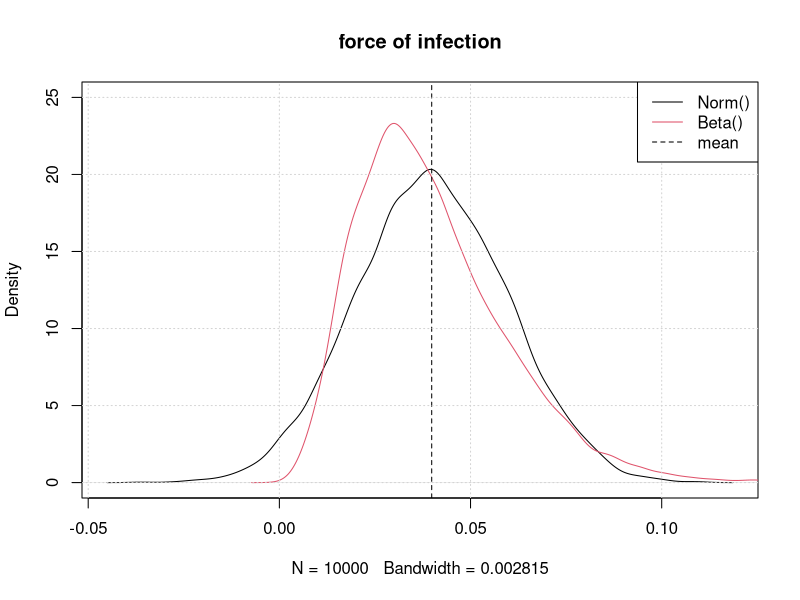
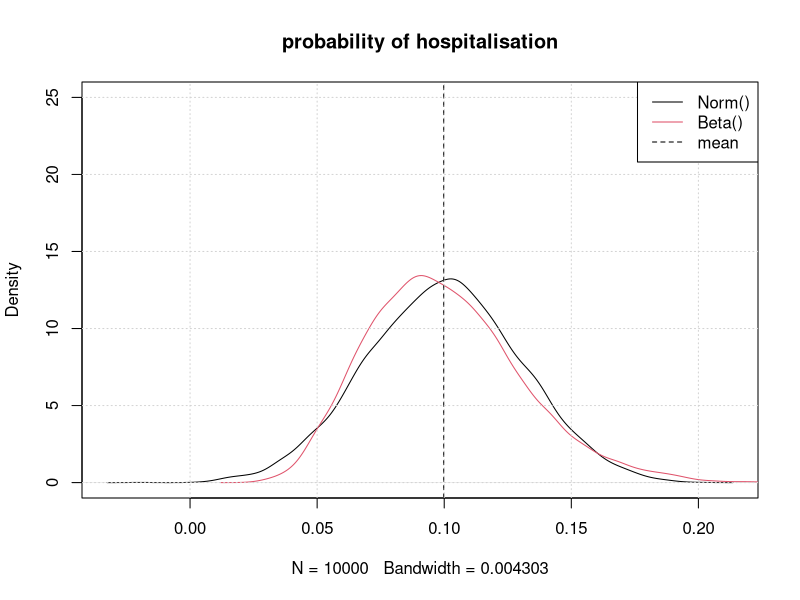
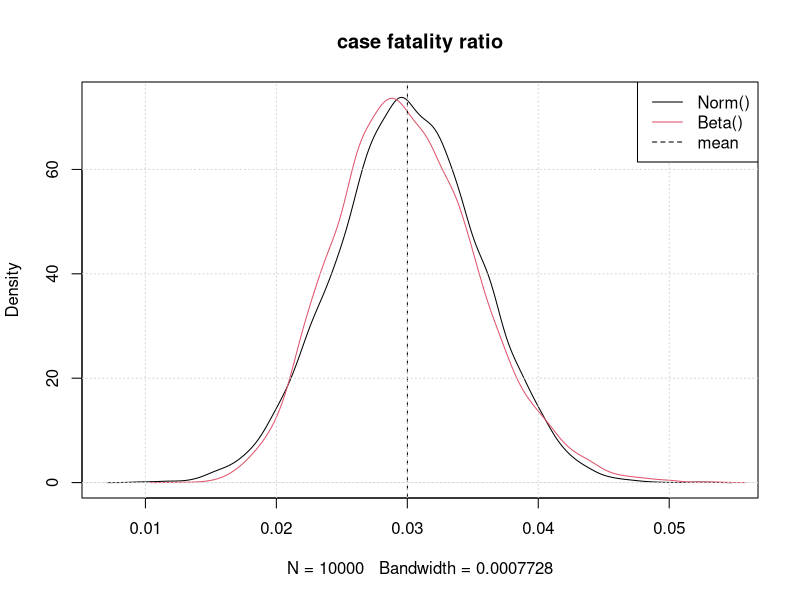
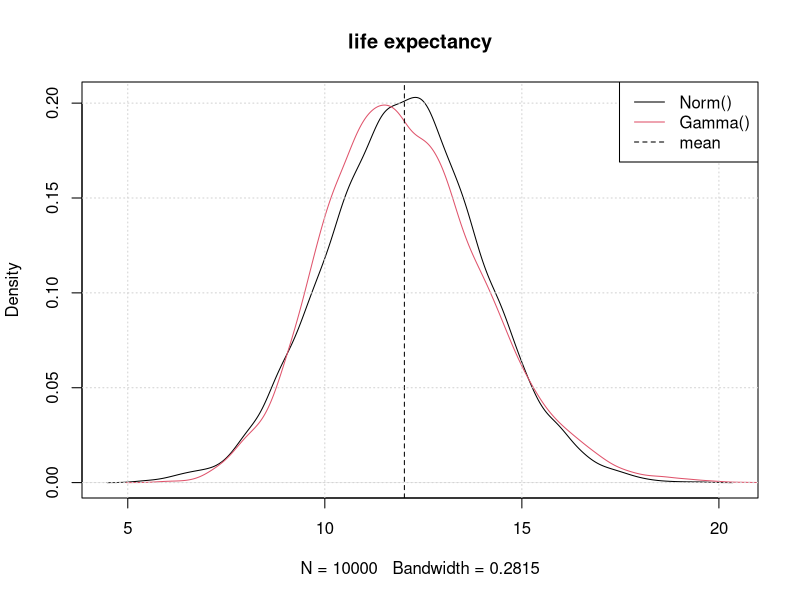
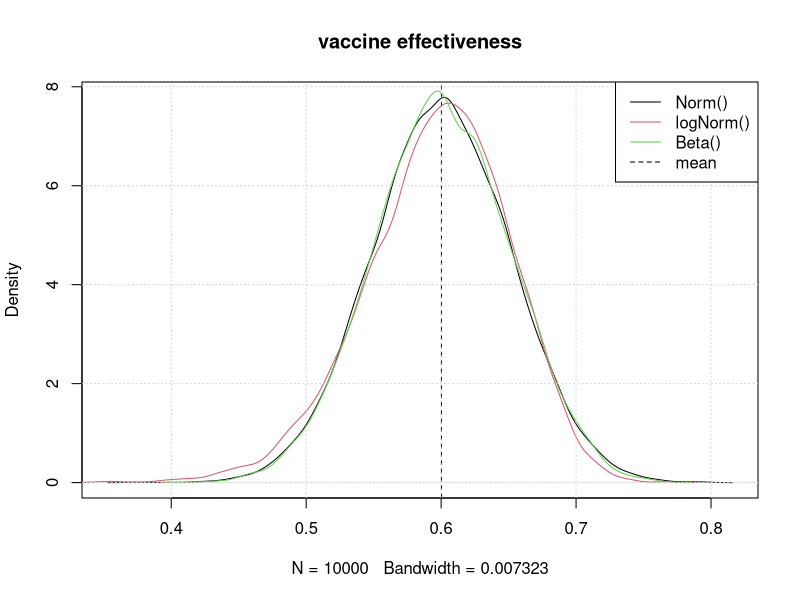
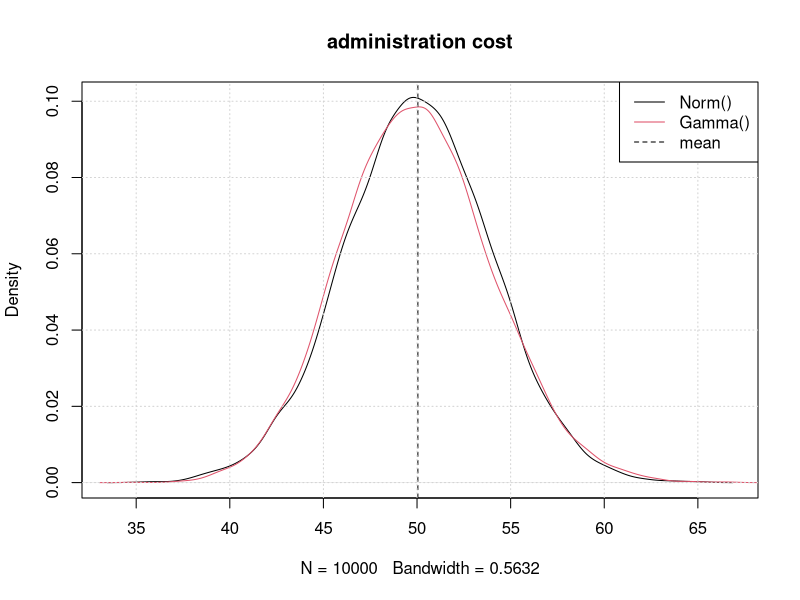
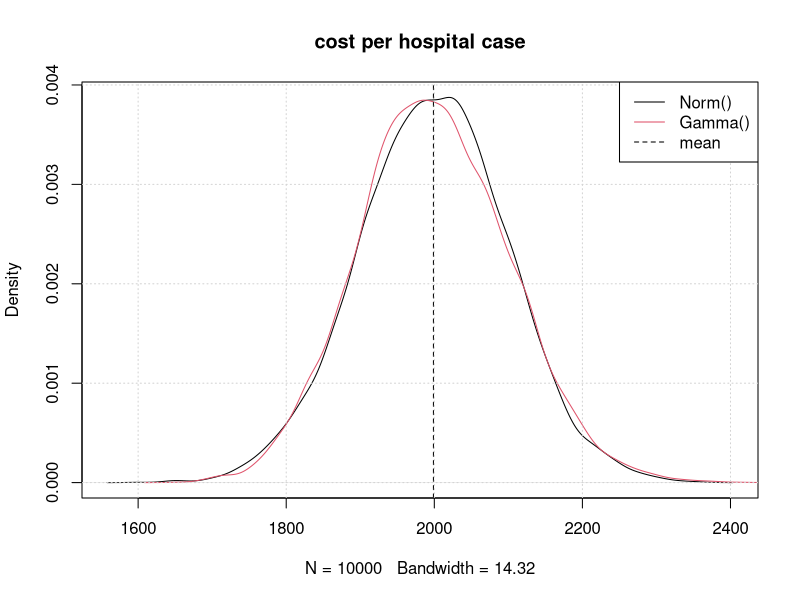
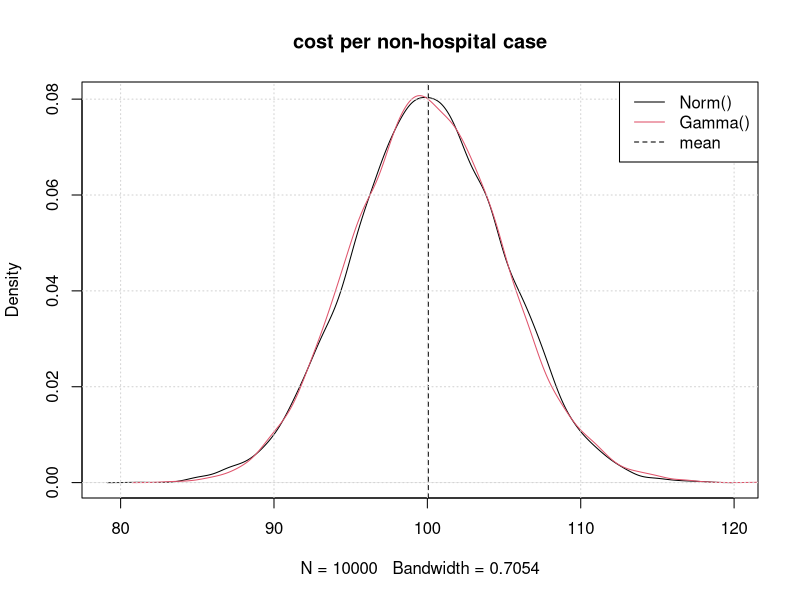

Recreate these plots in R, in order.
## ---- chunk 1
set.seed(2020)

knitr::opts_chunk$set(fig.cap='', fig.align="center", message=FALSE, warning=FALSE, fig.height = 6, fig.width = 10)

show_results = FALSE

## ---- chunk 2
nsamples = 10000

## ---- chunk 3

set.seed(5698) # use this to get exactly the same results each time you run the code (e.g. for code checking)
sample(10)
sample(10)

# start over...
set.seed(5698) # use this to get exactly the same results each time you run the code (e.g. for code checking)
sample(10)
## ---- chunk 4

set.seed(5698) # use this to get exactly the same results each time you run the code (e.g. for code checking)

# if probability (p) and sample size (n) given: se = sqrt(p*(1-p)/n
force_of_infection_norm      = rnorm(nsamples,0.04, sqrt(0.04 * (1-0.04) / 100))	
p_hospital_norm   = rnorm(nsamples,0.1, sqrt(0.1 * (1-0.1) / 100))		  
case_fatality_ratio_norm      = rnorm(nsamples,0.03, sqrt(0.03 * (1-0.03) / 1000)) 

# if mean and se given (and n unknown)
life_expectancy_norm = rnorm(nsamples,12,2)	

# if CI given: se = (CI_high - CI_low)/(2*1.96)
vaccine_efficacy_norm       = rnorm(nsamples,0.6, (0.7 - 0.5) / (2 * 1.96))			

# if mean and se given
adm_cost_norm       = rnorm(nsamples, 50, 4)		
cost_hosp_norm      = rnorm(nsamples, 2000, 100)
cost_non_hosp_norm  = rnorm(nsamples, 100, 5)	
QALYloss_hosp_case_norm      = rnorm(nsamples, 0.018, 0.0018) 
QALYloss_non_hosp_case_norm  = rnorm(nsamples, 0.0082, 0.0018)
## ---- chunk 5
sample_gamma <- function(nsamples, mean, se){
  rgamma(nsamples, shape = mean^2 / se^2, rate = mean / se^2)
}

sample_beta_event <- function(nsamples, events, sample_size){
  return(rbeta(nsamples, shape1 = events , shape2 = sample_size - events))
}

sample_beta_mean <- function(nsamples, mean, se){
  alpha = mean^2 * (1 - mean) / se^2 
  beta  = alpha * (1 - mean) / mean
  return(rbeta(nsamples, shape1 = alpha, shape2 = beta))
}
## ---- chunk 6

# probability
force_of_infection_beta    = sample_beta_event(nsamples,4,100)
p_hospital_beta            = sample_beta_event(nsamples,10,100)
case_fatality_ratio_beta   = sample_beta_event(nsamples,30,1000)

# count data
life_expectancy_gamma =  sample_gamma(nsamples,12,2)

# efficacy =  probability 
vaccine_efficacy_beta = sample_beta_mean(nsamples, mean = 0.6, se = (0.7-0.5)/(2*1.96))

# efficacy = 1-RR
vaccine_efficacy_lognormal = 1 - exp(rnorm(nsamples,log(0.4),(log(0.5)-log(0.3))/(2*1.96)))
  
# cost = count data
adm_cost_gamma = sample_gamma(nsamples, 50, 4)
cost_hosp_gamma = sample_gamma(nsamples, 2000, 100)
cost_non_hosp_gamma = sample_gamma(nsamples, 100, 5)

# utility, not-negative: beta
QALYloss_hosp_case_beta = sample_beta_mean(nsamples, 0.018, 0.0018)

# utility, not-negative: beta
QALYloss_non_hosp_case_beta = sample_beta_mean(nsamples, 0.0082, 0.0018)

## ---- chunk 7

plot(density(force_of_infection_norm), main = 'force of infection', ylim = c(0,25))
lines(density(force_of_infection_beta),col = 2)
abline(v = mean(force_of_infection_norm), lty = 2)
grid()
legend('topright',
      c('Norm()','Beta()', 'mean'),
      col = c(1,2,1),
      lty=c(1,1,2),
      lwd=1)
## ---- chunk 8

plot(density(p_hospital_norm), main = 'probability of hospitalisation', ylim = c(0,25))
lines(density(p_hospital_beta),col = 2)
abline(v = mean(p_hospital_norm), lty = 2)
grid()
legend('topright',
      c('Norm()','Beta()', 'mean'),
      col = c(1,2,1),
      lty=c(1,1,2),
      lwd=1)


plot(density(case_fatality_ratio_norm), main = 'case fatality ratio')
lines(density(case_fatality_ratio_beta),col = 2)
abline(v = mean(case_fatality_ratio_norm), lty = 2)
grid()
legend('topright',
      c('Norm()','Beta()', 'mean'),
      col = c(1,2,1),
      lty=c(1,1,2),
      lwd=1)


plot(density(life_expectancy_norm), main = 'life expectancy')
lines(density(life_expectancy_gamma),col = 2)
abline(v = mean(life_expectancy_norm), lty = 2)
grid()
legend('topright',
      c('Norm()','Gamma()', 'mean'),
      col = c(1,2,1),
      lty=c(1,1,2),
      lwd=1)


plot(density(vaccine_efficacy_norm), main = 'vaccine effectiveness')
lines(density(vaccine_efficacy_lognormal),col = 2)
lines(density(vaccine_efficacy_beta),col = 3)
abline(v = mean(vaccine_efficacy_norm), lty = 2)
grid()
legend('topright',
      c('Norm()','logNorm()','Beta()', 'mean'),
      col = c(1,2,3,1),
      lty=c(1,1,1,2),
      lwd=1)

plot(density(adm_cost_norm), main = 'administration cost')
lines(density(adm_cost_gamma),col = 2)
abline(v = mean(adm_cost_norm), lty = 2)
grid()
legend('topright',
      c('Norm()','Gamma()', 'mean'),
      col = c(1,2,1),
      lty=c(1,1,2),
      lwd=1)

plot(density(cost_hosp_norm), main = 'cost per hospital case')
lines(density(cost_hosp_gamma),col = 2)
abline(v = mean(cost_hosp_norm), lty = 2)
grid()
legend('topright',
      c('Norm()','Gamma()', 'mean'),
      col = c(1,2,1),
      lty=c(1,1,2),
      lwd=1)

plot(density(cost_non_hosp_norm), main = 'cost per non-hospital case')
lines(density(cost_non_hosp_gamma),col = 2)
abline(v = mean(cost_non_hosp_norm), lty = 2)
grid()
legend('topright',
      c('Norm()','Gamma()', 'mean'),
      col = c(1,2,1),
      lty=c(1,1,2),
      lwd=1)

plot(density(QALYloss_hosp_case_norm), main = 'QALY loss per hospital case')
lines(density(QALYloss_hosp_case_beta),col = 2)
abline(v = mean(QALYloss_hosp_case_norm), lty = 2)
grid()
legend('topright',
      c('Norm()','Beta()', 'mean'),
      col = c(1,2,1),
      lty=c(1,1,2),
      lwd=1)

plot(density(QALYloss_non_hosp_case_norm), main = 'QALY loss per non-hospital case')
lines(density(QALYloss_non_hosp_case_beta),col = 2)
abline(v = mean(QALYloss_non_hosp_case_norm), lty = 2)
grid()
legend('topright',
      c('Norm()','Beta()', 'mean'),
      col = c(1,2,1),
      lty=c(1,1,2),
      lwd=1)

## ---- chunk 9
# over to you...
## ---- chunk 10

 
# * force of infection: sample size rather small for Normal distribution, use Beta
# * probability of hospitalisation: sample size rather small for Normal distribution, use Beta
# * case fatality ratio: sample size rather small for Normal distribution, use Beta
# 
# * life expectancy: Normal and Beta distribution OK
# * vaccine effectiveness: Normal, logNormal and Beta distributions OK		
# * administration cost: Normal and Gamma distributions OK
# * cost per hospital case: Normal and Gamma distributions OK
# * cost per non-hospital case: Normal and Gamma distribution OK
# * QALY loss per hospital case: Normal and Beta distribution OK
# 
# * QALY loss per non-hospital case: sample size rather small for normal distribution, use Beta
